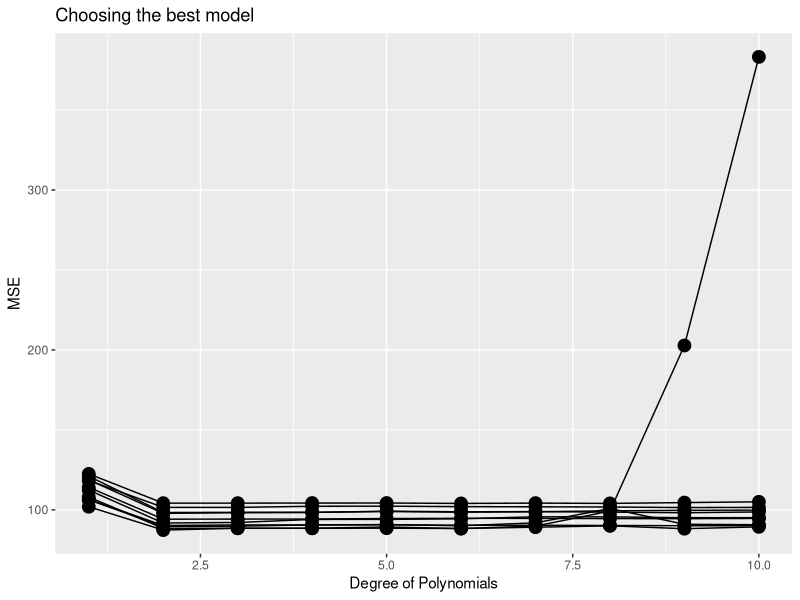
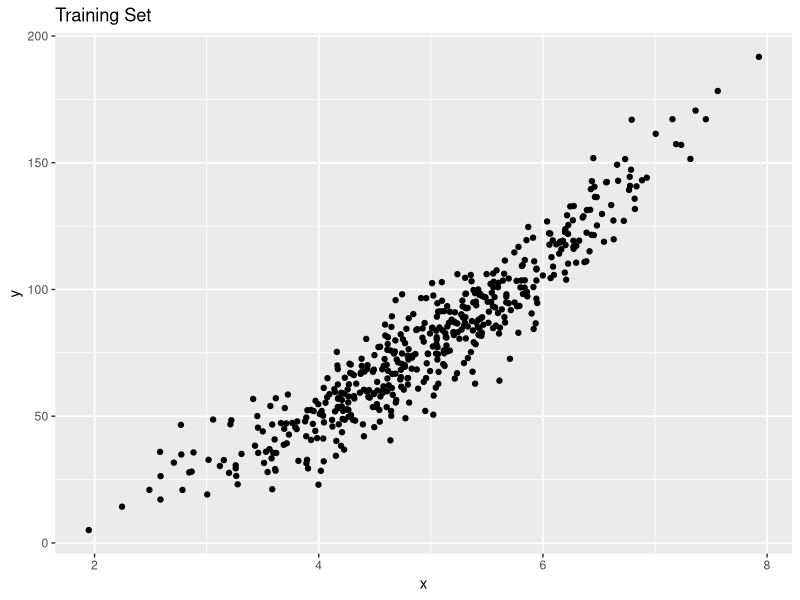
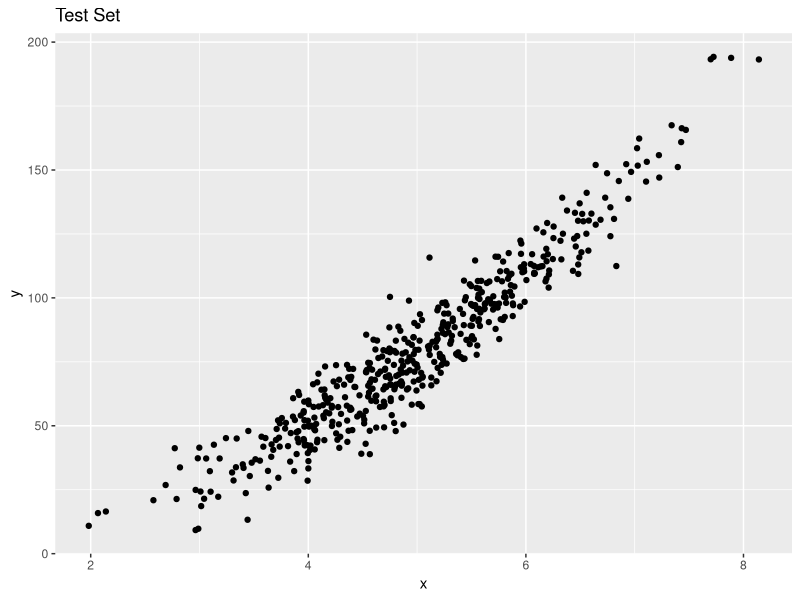
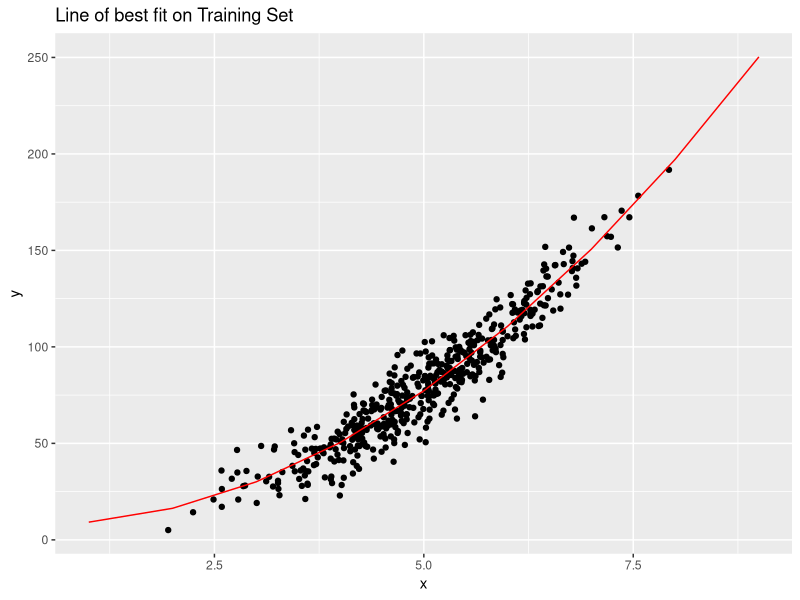
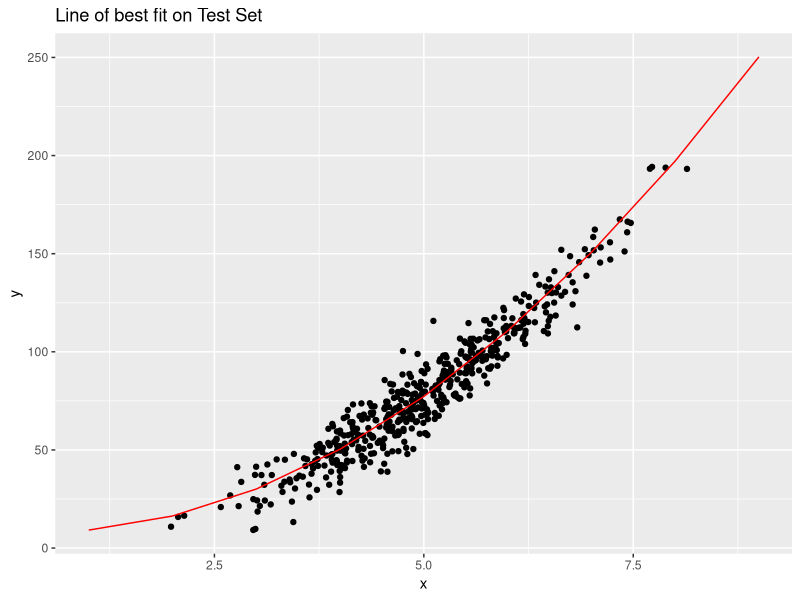
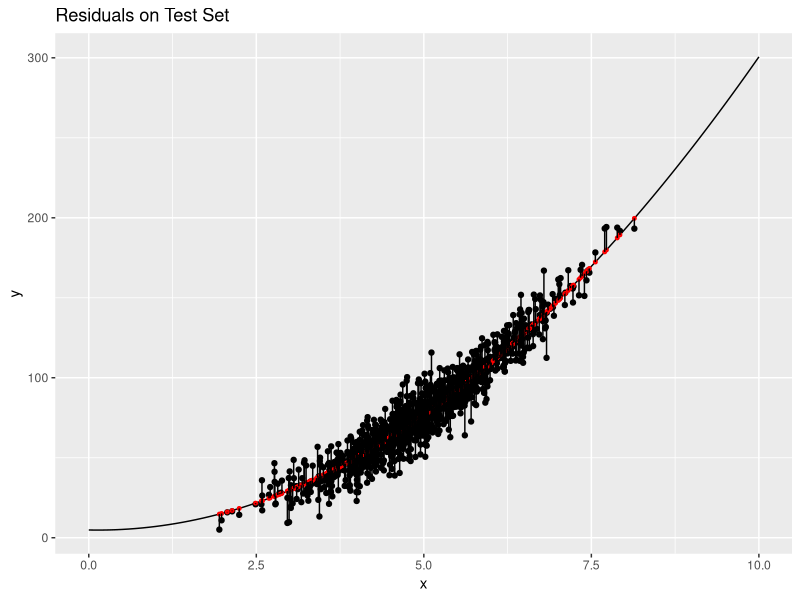

Generate these figures, in order, with R:
## ---- chunk 1
  
  #The directory path is set to where you have saved the data file in your hardware
  data = read.csv("TestingModels.csv")
  library(ggplot2)

## ---- chunk 2
  #We see a data-set with 1000 observations of x and corresponding y
  #We have to create a model that predicts y
  #We can fit any degree polynomial to our model 
  #We must choose the degree which has the least Mean Square Errors after prediction (MSE)
  
  #The following function takes a training data and then produces MSEs for prediction on testing data for upto 10 degree polynomial models
  mse_calc = function(train,test){
    mse = numeric()
    for (i in 1:10) {
      model = lm(y~poly(x,i,raw = TRUE),data = train)
      mse[i] = mean((test$y - predict(model,test))^2)}
    return(mse)
  }
  
  #We divide the data-set into train and test data set randomly 10 times
  #Plotting the graph of the MSE vs degree of polynomials one over another for 10 combination of train and test sets
  #We look at the graph anc choose the degree which consistently gives lowest MSE for all 10 train-test data-set combinations
  x = 1:10
  plot = ggplot()
  for (i in 1:10) {
    indices = sample(1000,500)
    train = data[indices,]
    test = data[-indices,]
    y = mse_calc(train,test)
    mse_poly = data.frame(x,y)
    plot = plot + geom_point(data = mse_poly,aes(x = x,y = y),size = 4)
    plot = plot + geom_line(data = mse_poly,aes(x = x,y = y))
  }
  plot + 
    xlab("Degree of Polynomials") + 
    ylab("MSE") + 
    ggtitle("Choosing the best model")

## ---- chunk 3
  #Now it's time to plot our model on the test set
  #At first we take a look at the test and training sets
  indices = sample(1000,500)
  train = data[indices,]
  test = data[-indices,]
  ggplot() + geom_point(data = train, aes(x = x,y = y)) + ggtitle("Training Set")
  ggplot() + geom_point(data = test, aes(x = x,y = y)) + ggtitle("Test Set")
## ---- chunk 4
  model = lm(y~x+I(x^2), data = train)
  summary(model)
  
  #Creating a data frame with range of x and prediction at each point 
  x = c(1:9)
  y = predict(model,data.frame(x))
  testline = data.frame(x,y)
  
  #Plotting the dataframe as a line over the train and test models
  ggplot() + 
    geom_point(data = train, aes(x = x,y = y)) +
    ggtitle("Line of best fit on Training Set") +
    geom_line(data = testline, aes(x = x,y = y),color = 'red')
  
  ggplot() +
    geom_point(data = test, aes(x = x,y = y)) + 
    ggtitle("Line of best fit on Test Set") + 
    geom_line(data = testline, aes(x = x,y = y),color = 'red')

## ---- chunk 5
  
  #Calculating MSE and residual sum of sqaures of line on test points
  model_1_sumOfSquares = sum((test$y - predict(model,test))^2)
  model_1_MSE = mean((test$y - predict(model,test))^2)
  #Our analysis is complete
  
  
  #Let's try to plot the residual lines on our test set just for fun. This is how you can do it
  
  #Creating a best fit polynomial function
  reg = function(x){
    return(4.8269 - 0.8163*x + 3.0392*(x^2))
  }
  
  #Getting residuals and save it in a new data-frame
  x = data$x
  y = reg(x)
  means = data.frame(x,y)
  data$group = 1:1000
  means$group = 1:1000
  groups = rbind(data, means)   #This makes new data frame with 'data' piled over 'means'
  
  
  #Plotting the residual lines on our graph
  ggplot() +
    geom_point(data = data, aes(x = x,y = y)) + 
    stat_function(data = data.frame(x = c(0,10)),aes(x),fun = reg) +
    geom_point(data = means, aes(x = x,y = y), color = 'red',size = 1) + 
    geom_line(data = groups, aes(x = x,y = y,group = group)) +
    ggtitle("Residuals on Test Set")

